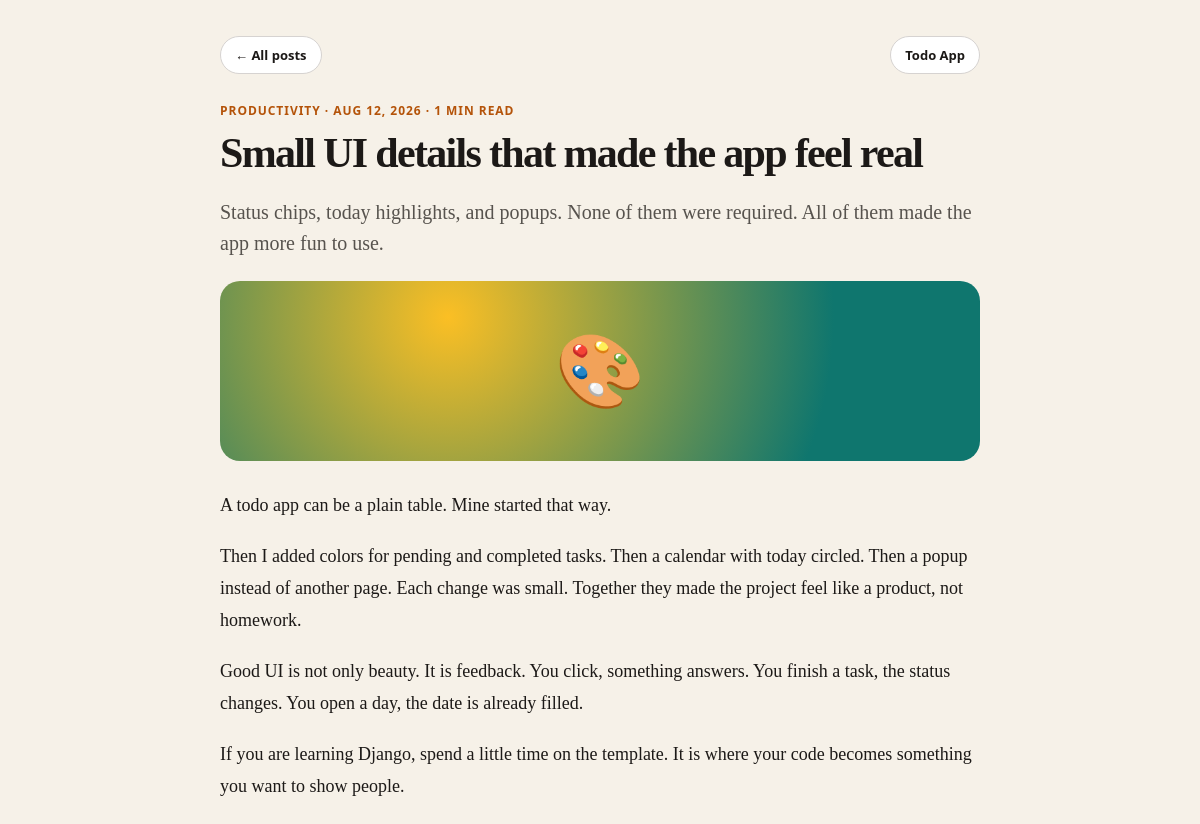
/blog/post/small-ui-details/, run on the app's committed database.
### blog/models.py (models this page shows, shortened)
class Post(models.Model):
    CATEGORY_CHOICES = [
        ("django", "Django"),
        ("productivity", "Productivity"),
        ("learning", "Learning"),
        ("project", "Project Notes"),
    ]
    title = models.CharField(max_length=200)
    slug = models.SlugField(unique=True)
    excerpt = models.CharField(max_length=280)
    content = models.TextField()
    category = models.CharField(max_length=32, choices=CATEGORY_CHOICES, default="learning")
    emoji = models.CharField(max_length=8, default="📝")
    featured = models.BooleanField(default=False)
    published = models.BooleanField(default=True)
    created_at = models.DateTimeField(auto_now_add=True)
    class Meta:
        ordering = ["-created_at"]
    def reading_time(self):
        words = len(self.content.split())
        return max(1, round(words / 180))

### blog/views.py (the view)
# urls.py: path("post/<slug:slug>/", views.post_detail, name="post_detail"),
def post_detail(request, slug):
    post = get_object_or_404(Post, slug=slug, published=True)
    related = (
        Post.objects.filter(published=True, category=post.category)
        .exclude(pk=post.pk)[:3]
    )
    return render(
        request,
        "blogs/post_detail.html",
        {
            "post": post,
            "related": related,
        },
    )

### blog/templates/blogs/post_detail.html (shortened to what this page needs)
<!DOCTYPE html>
<html lang="en">
<head>
</head>
<body>
<div class="wrap">
    <div class="top-nav">
        <a href="{% url 'blog:blog' %}">← All posts</a>
        <a href="{% url 'home' %}">Todo App</a>
    </div>
    <div class="meta">
        {{ post.get_category_display }} · {{ post.created_at|date:"M j, Y" }} · {{ post.reading_time }} min read
    </div>
    <h1>{{ post.title }}</h1>
    <p class="excerpt">{{ post.excerpt }}</p>
    <div class="hero">{{ post.emoji }}</div>
    <div class="content">
        {{ post.content|linebreaks }}
    </div>
</div>
</body>
</html>

### blog/templates/blogs/post_detail.html (style rules this page uses)
* { box-sizing: border-box; }
body { margin: 0; min-height: 100vh; font-family: Georgia, "Times New Roman", serif; background: #f6f1e8; color: #1c1917; }
.wrap { width: 92%; max-width: 760px; margin: 36px auto 70px; }
.top-nav { display: flex; justify-content: space-between; gap: 10px; margin-bottom: 28px; font-family: "Segoe UI", sans-serif; }
.top-nav a { text-decoration: none; color: #1c1917; background: #fff; border: 1px solid #d6d3d1; border-radius: 999px; padding: 9px 14px; font-size: 13px; font-weight: 700; }
.meta { font-family: "Segoe UI", sans-serif; font-size: 12px; font-weight: 800; letter-spacing: 0.08em; text-transform: uppercase; color: #b45309; }
h1 { margin: 10px 0 12px; font-size: 42px; line-height: 1.15; letter-spacing: -0.04em; }
.excerpt { font-size: 20px; color: #57534e; line-height: 1.55; }
.hero { margin: 22px 0 28px; border-radius: 20px; min-height: 180px; display: flex; align-items: center; justify-content: center; font-size: 72px; background: radial-gradient(circle at 30% 20%, #fbbf24, #0f766e 70%); }
.content { font-size: 18px; line-height: 1.8; }
.content p { margin: 0 0 18px; }

### data on the page
Post: category "PRODUCTIVITY", created_at "AUG 12, 2026", reading_time "1", title "Small UI details that made the app feel real", excerpt "Status chips, today highlights, and popups. None of them were required. All of them made the app more fun to use.", emoji "🎨", content "A todo app can be a plain table. Mine started that way. Then I added colors for pending and completed tasks. Then a calendar with today circled. Then a popup instead of another page. Each change was small. Together they made the project feel like a product, not homework. Good UI is not only beauty. It is feedback. You click, something answers. You finish a task, the status changes. You open a day, the date is already filled. If you are learning Django, spend a little time on the template. It is where your code becomes something you want to show people."
